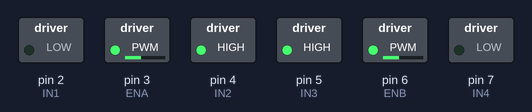
This sketch was run on a simulated Arduino Uno, built with avr-gcc and run on an emulated ATmega328P. Shown: switched loads named in the sketch (green lamp = pin HIGH).

Above: at 0.1 s.
Timing chart, 0 to 1.6 s (numbered marks = the images above):
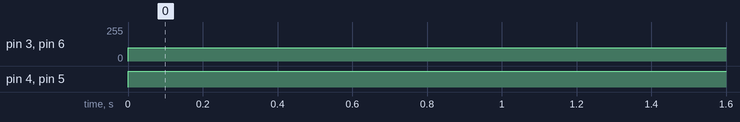

The sketch:

program_1-0.ino
```cpp
/*
 * YEAR 8 ROBOT - PROGRAM v1.0
 * ------------------------
 *
 * This program should make the robot drive straight forward.
 */


// INTIALISE MOTOR CONTROL UNIT (MCU)
// Right Motor (A)
#define ENA 3    // PWM Pin 3 to MCU ENA
#define IN1 2    // Digital Pin 2 to MCU IN1
#define IN2 4    // Digital Pin 4 to MCU IN2

// Left Motor (B)
#define ENB 6    // PWM Pin 6 to MCU ENB
#define IN3 5    // Digital Pin 5 to MCU IN3
#define IN4 7    // Digital Pin 7 to MCU IN4

// DEFINE VARIABLES
int motorSpeed = 100;    // value 0 - 255

void setup() {
  // SETUP MOTOR CONTROL UNIT
  // Set all pins to output

  // Right Motor
  pinMode(ENA, OUTPUT);
  pinMode(IN1, OUTPUT);
  pinMode(IN2, OUTPUT);

  // Left Motor
  pinMode(ENB, OUTPUT);
  pinMode(IN3, OUTPUT);
  pinMode(IN4, OUTPUT);

}

void loop() {
  // RIGHT MOTOR FORWARDS
  // This code should make the right motor drive forwards. If it drives backwards swap the LOW and HIGH values for IN1 and IN2
  digitalWrite(IN1, LOW);         // digitalWrite can only send values 0(LOW) or 1(HIGH)
  digitalWrite(IN2, HIGH);        // digitalWrite can only send values 0(LOW) or 1(HIGH)
  analogWrite(ENA, motorSpeed);   // analogWrite can send values 0 - 255

  // LEFT MOTOR FORWARDS
  // This code should make the left motor drive forwards. If it drives backwards swap the LOW and HIGH values for IN3 and IN4
  digitalWrite(IN3, HIGH);        // digitalWrite can only send values 0(LOW) or 1(HIGH)
  digitalWrite(IN4, LOW);         // digitalWrite can only send values 0(LOW) or 1(HIGH)
  analogWrite(ENB, motorSpeed);   // analogWrite can send values 0 - 255
}
```

Measured:
- by itself, pin 3 (ENA), pin 6 (ENB): 0/255 → 100/255 at 0.00 s
- by itself, pin 4 (IN2), pin 5 (IN3): LOW → HIGH at 0.00 s
